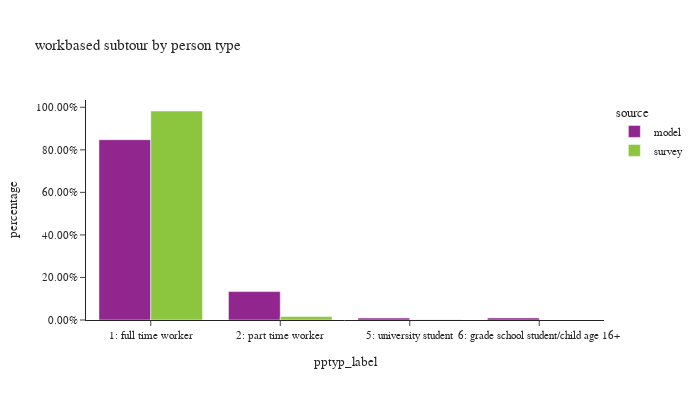

This figure's notebook cell:
### Markdown cell above
## workbased subtour by person type

### Code cell
df_plot = wk_base_subtour.groupby(['source','pptyp_label']).agg(
    total=pd.NamedAgg(column="toexpfac", aggfunc="sum"),
    sample_size=pd.NamedAgg(column="toexpfac", aggfunc="size")).reset_index()
df_plot['percentage'] = df_plot.groupby(['source'], group_keys=False)['total']. \
    apply(lambda x: x / float(x.sum()))


fig = px.bar(df_plot.sort_values(by=['source']), x="pptyp_label", y="percentage", color="source",
             barmode="group",hover_data=['total','sample_size'],title="workbased subtour by person type")
fig.update_layout(height=400, width=700, font=dict(size=11),
                  yaxis=dict(tickformat=".2%"))
fig.show()

### Figure 1 — Plotly figure (JSON) as saved in the notebook; plotly's stock layout.template omitted (floating-point values rounded to 4 significant figures)
{"data": [{"alignmentgroup": "True", "customdata": [[126800.0, 126800.0], [19970.0, 19970.0], [1372.0, 1372.0], [1472.0, 1472.0]], "hovertemplate": "source=model<br>pptyp_label=%{x}<br>percentage=%{y}<br>total=%{customdata[0]}<br>sample_size=%{customdata[1]}<extra></extra>", "legendgroup": "model", "marker": {"color": "#91268F", "pattern": {"shape": ""}}, "name": "model", "offsetgroup": "model", "orientation": "v", "showlegend": true, "textposition": "auto", "type": "bar", "x": ["1: full time worker", "2: part time worker", "5: university student", "6: grade school student/child age 16+"], "xaxis": "x", "y": [0.8475, 0.1335, 0.009172, 0.009841], "yaxis": "y"}, {"alignmentgroup": "True", "customdata": [[101100.0, 162.0], [1635.0, 11.0], [162.4, 5.0]], "hovertemplate": "source=survey<br>pptyp_label=%{x}<br>percentage=%{y}<br>total=%{customdata[0]}<br>sample_size=%{customdata[1]}<extra></extra>", "legendgroup": "survey", "marker": {"color": "#8CC63E", "pattern": {"shape": ""}}, "name": "survey", "offsetgroup": "survey", "orientation": "v", "showlegend": true, "textposition": "auto", "type": "bar", "x": ["1: full time worker", "2: part time worker", "5: university student"], "xaxis": "x", "y": [0.9825, 0.01589, 0.001578], "yaxis": "y"}], "layout": {"barmode": "group", "font": {"size": 11}, "height": 400, "legend": {"title": {"text": "source"}, "tracegroupgap": 0}, "title": {"text": "workbased subtour by person type"}, "width": 700, "xaxis": {"anchor": "y", "domain": [0.0, 1.0], "title": {"text": "pptyp_label"}}, "yaxis": {"anchor": "x", "domain": [0.0, 1.0], "tickformat": ".2%", "title": {"text": "percentage"}}}}
